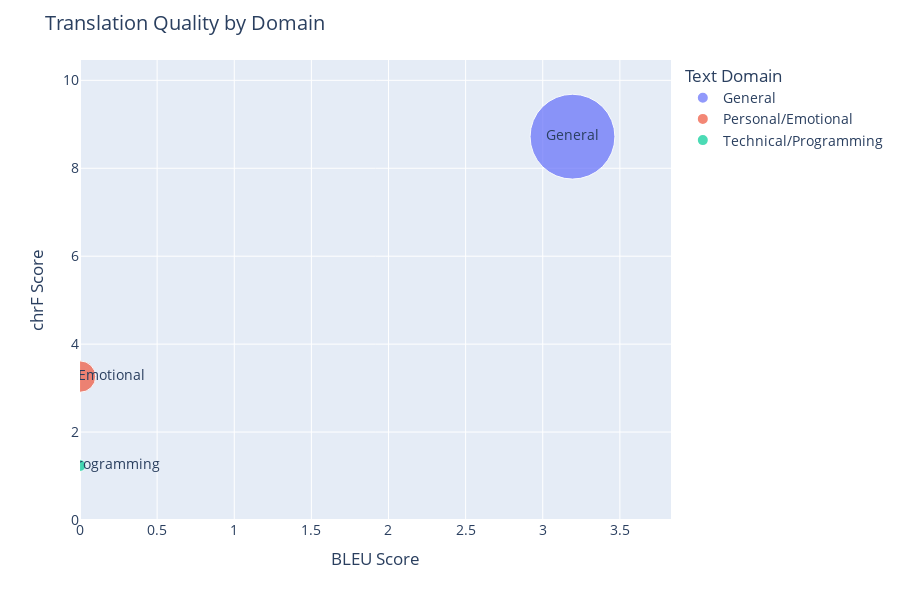

The cell this chart's notebook holds for it:
### Code cell
create_translation_quality_animated_chart(df)

### Figure 1 — Plotly figure (JSON) as saved in the notebook; plotly's stock layout.template omitted (floating-point values rounded to 4 significant figures)
{"data": [{"hovertemplate": "<b>%{hovertext}</b><br><br>domain=%{text}<br>bleu_score=%{x}<br>chrf_score=%{y}<br>count=%{marker.size}<extra></extra>", "hovertext": ["General"], "legendgroup": "General", "marker": {"color": "#636efa", "size": [51], "sizemode": "area", "sizeref": 0.01417, "symbol": "circle"}, "mode": "markers+text", "name": "General", "orientation": "v", "showlegend": true, "text": ["General"], "type": "scatter", "x": [3.193], "xaxis": "x", "y": [8.719], "yaxis": "y"}, {"hovertemplate": "<b>%{hovertext}</b><br><br>domain=%{text}<br>bleu_score=%{x}<br>chrf_score=%{y}<br>count=%{marker.size}<extra></extra>", "hovertext": ["Personal/Emotional"], "legendgroup": "Personal/Emotional", "marker": {"color": "#EF553B", "size": [7], "sizemode": "area", "sizeref": 0.01417, "symbol": "circle"}, "mode": "markers+text", "name": "Personal/Emotional", "orientation": "v", "showlegend": true, "text": ["Personal/Emotional"], "type": "scatter", "x": [9.038e-154], "xaxis": "x", "y": [3.262], "yaxis": "y"}, {"hovertemplate": "<b>%{hovertext}</b><br><br>domain=%{text}<br>bleu_score=%{x}<br>chrf_score=%{y}<br>count=%{marker.size}<extra></extra>", "hovertext": ["Technical/Programming"], "legendgroup": "Technical/Programming", "marker": {"color": "#00cc96", "size": [1], "sizemode": "area", "sizeref": 0.01417, "symbol": "circle"}, "mode": "markers+text", "name": "Technical/Programming", "orientation": "v", "showlegend": true, "text": ["Technical/Programming"], "type": "scatter", "x": [4.927e-230], "xaxis": "x", "y": [1.239], "yaxis": "y"}], "layout": {"font": {"size": 14}, "height": 600, "legend": {"itemsizing": "constant", "title": {"text": "Text Domain"}, "tracegroupgap": 0}, "margin": {"t": 60}, "title": {"text": "Translation Quality by Domain"}, "width": 900, "xaxis": {"anchor": "y", "domain": [0, 1], "range": [0, 3.832], "title": {"text": "BLEU Score"}}, "yaxis": {"anchor": "x", "domain": [0, 1], "range": [0, 10.46], "title": {"text": "chrF Score"}}}}
